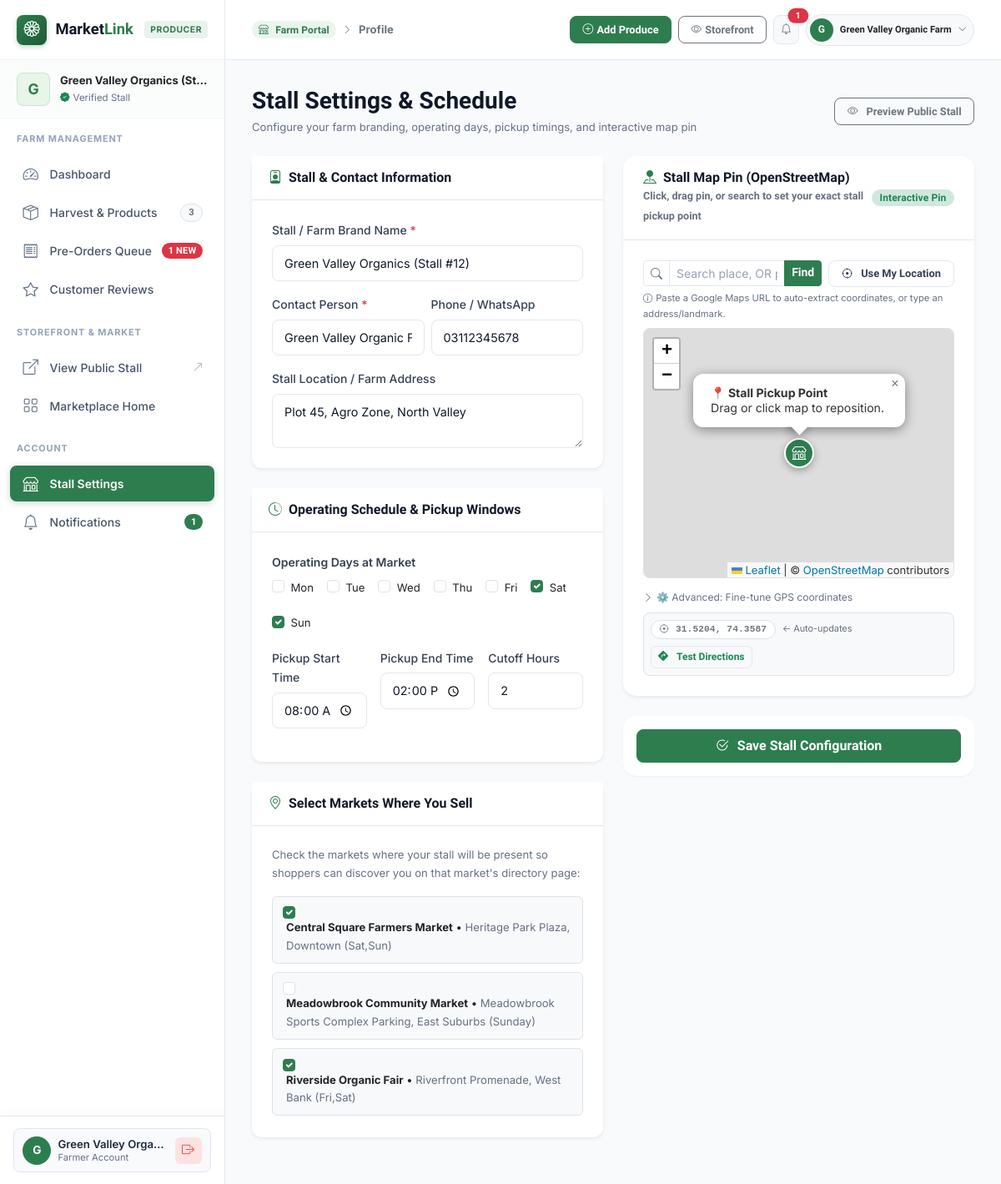
Page /farmer/profile.php (signed in) on the earlier database version.
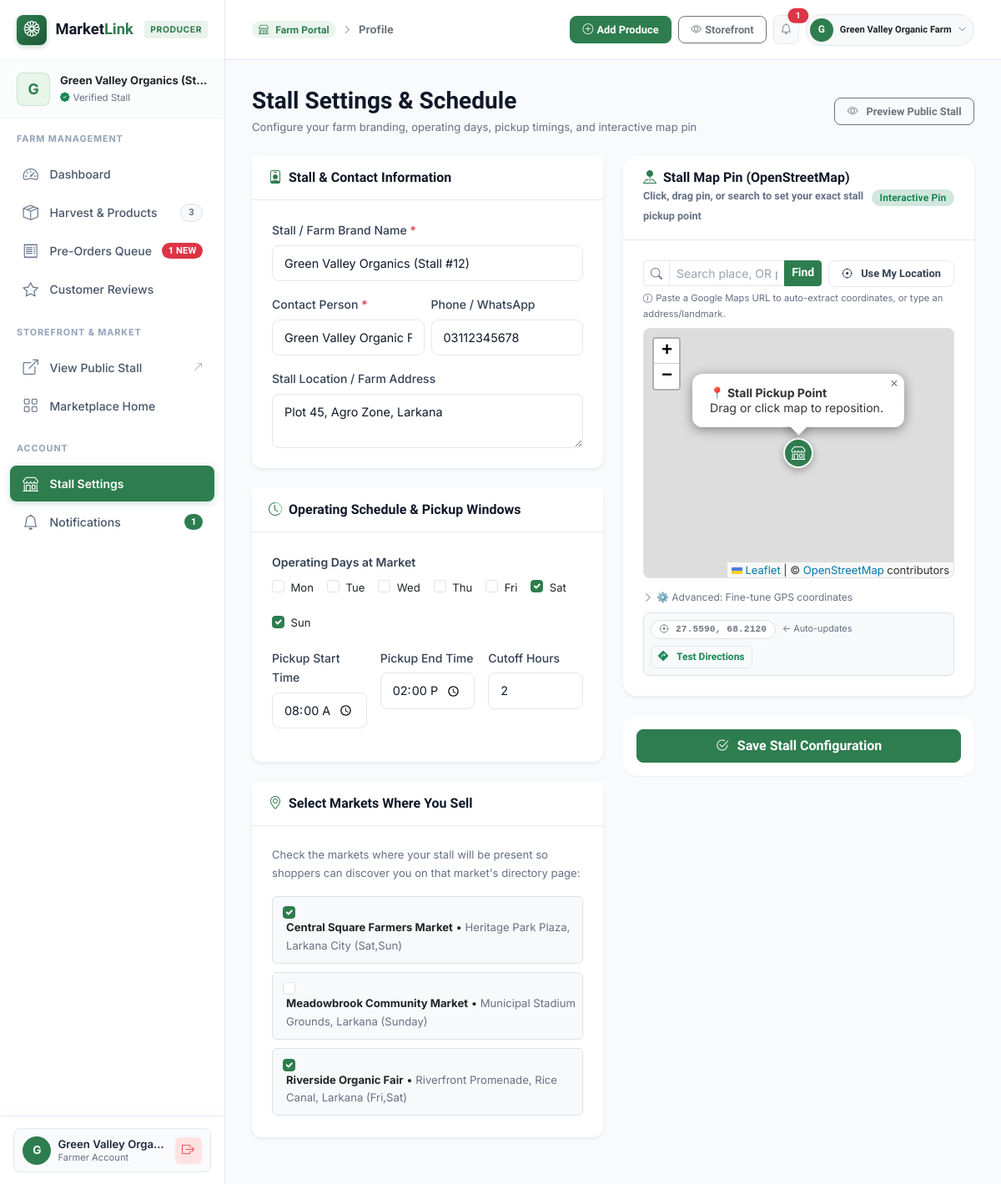
Same page on the later database version.
### tables this page shows
CREATE TABLE IF NOT EXISTS `farmer_profiles` (
    `farmer_id` INT PRIMARY KEY,
    `stall_name` VARCHAR(150) NOT NULL,
    `address` TEXT DEFAULT NULL,
    `latitude` DECIMAL(10, 8) DEFAULT NULL,
    `longitude` DECIMAL(11, 8) DEFAULT NULL,
    `operating_days` VARCHAR(100) DEFAULT NULL,
    `pickup_window_start` TIME DEFAULT NULL,
    `pickup_window_end` TIME DEFAULT NULL,
    `order_cutoff_hours` INT NOT NULL DEFAULT 2,
    CONSTRAINT `fk_farmer_profiles_user` FOREIGN KEY (`farmer_id`) REFERENCES `users` (`user_id`) ON DELETE CASCADE
);

CREATE TABLE IF NOT EXISTS `users` (
    `user_id` INT AUTO_INCREMENT PRIMARY KEY,
    `name` VARCHAR(100) NOT NULL,
    `email` VARCHAR(150) NOT NULL UNIQUE,
    `password_hash` VARCHAR(255) NOT NULL,
    `phone` VARCHAR(20) DEFAULT NULL,
    `role` ENUM('customer', 'farmer', 'admin') NOT NULL,
    `status` ENUM('active', 'suspended', 'pending') NOT NULL DEFAULT 'active',
    `created_at` DATETIME NOT NULL DEFAULT CURRENT_TIMESTAMP,
    INDEX `idx_users_role` (`role`),
    INDEX `idx_users_status` (`status`)
);

CREATE TABLE IF NOT EXISTS `markets` (
    `market_id` INT AUTO_INCREMENT PRIMARY KEY,
    `market_name` VARCHAR(150) NOT NULL,
    `address` TEXT NOT NULL,
    `latitude` DECIMAL(10, 8) DEFAULT NULL,
    `longitude` DECIMAL(11, 8) DEFAULT NULL,
    `operating_days` VARCHAR(100) DEFAULT NULL,
    `timings` VARCHAR(100) DEFAULT NULL
);

### includes/functions.php (called while the page is built, shortened)
<?php
function e($string) {
    return htmlspecialchars((string)($string ?? ''), ENT_QUOTES, 'UTF-8');
}

### farmer/profile.php (the view, shortened to what the rows shown need)
<?php
require_once __DIR__ . '/../includes/auth-check.php';
$farmer_id = get_logged_in_user_id();
$errors = [];
$user_info = null;
$farmer_profile = null;
$all_markets = [];
$attending_markets = [];
try {
    $u_stmt = $pdo->prepare("SELECT name, email, phone FROM users WHERE user_id = :uid LIMIT 1");
    $u_stmt->execute([':uid' => $farmer_id]);
    $user_info = $u_stmt->fetch();
    $p_stmt = $pdo->prepare("SELECT * FROM farmer_profiles WHERE farmer_id = :fid LIMIT 1");
    $p_stmt->execute([':fid' => $farmer_id]);
    $farmer_profile = $p_stmt->fetch();
    $m_stmt = $pdo->query("SELECT market_id, market_name, address, operating_days FROM markets ORDER BY market_name ASC");
    $all_markets = $m_stmt->fetchAll();
    $mf_stmt = $pdo->prepare("SELECT market_id FROM market_farmers WHERE farmer_id = :fid");
    $mf_stmt->execute([':fid' => $farmer_id]);
    $attending_markets = $mf_stmt->fetchAll(PDO::FETCH_COLUMN);
} catch (PDOException $e) {
    error_log("Fetch profile data error: " . $e->getMessage());
}
require_once __DIR__ . '/includes/header.php';
?>
<div class="d-flex flex-column flex-md-row justify-content-between align-items-md-center gap-3 mb-4">
    <div>
        <h1 class="h3 mb-1 fw-bold">Stall Settings & Schedule</h1>
    </div>
</div>
<form action="<?= BASE_URL ?>farmer/profile.php" method="POST" novalidate>
    <div class="row g-4">
            <div class="col-lg-6">
                <div class="card shadow-sm border-0 mb-4">
                    <div class="card-body p-4">
                        <div class="mb-3">
                            <label class="form-label" for="stall_name">Stall / Farm Brand Name <span class="text-danger">*</span></label>
                            <input type="text" class="form-control <?= isset($errors['stall_name']) ? 'is-invalid' : '' ?>" id="stall_name" name="stall_name" value="<?= e($farmer_profile['stall_name'] ?? '') ?>" required placeholder="e.g. Green Valley Organic Farm (Stall #12)">
                        </div>
                        <div class="row g-2 mb-3">
                            <div class="col-md-6">
                                <label class="form-label" for="name">Contact Person <span class="text-danger">*</span></label>
                                <input type="text" class="form-control <?= isset($errors['name']) ? 'is-invalid' : '' ?>" id="name" name="name" value="<?= e($user_info['name'] ?? '') ?>" required>
                            </div>
                            <div class="col-md-6">
                                <label class="form-label" for="phone">Phone / WhatsApp</label>
                                <input type="tel" class="form-control" id="phone" name="phone" value="<?= e($user_info['phone'] ?? '') ?>" placeholder="03001234567">
                            </div>
                        </div>
                        <div class="mb-0">
                            <label class="form-label" for="address">Stall Location / Farm Address</label>
                            <textarea class="form-control" id="address" name="address" rows="2" placeholder="e.g. Row B, Stall 12, Central Farmers Market"><?= e($farmer_profile['address'] ?? '') ?></textarea>
                        </div>
                    </div>
                </div>
                <div class="card shadow-sm border-0 mb-4">
                    <div class="card-body p-4">
                        <div class="mb-3">
                            <div class="d-flex flex-wrap gap-3">
                                <?php
                                $all_days = ['Mon', 'Tue', 'Wed', 'Thu', 'Fri', 'Sat', 'Sun'];
                                $profile_days = !empty($farmer_profile['operating_days']) ? explode(',', $farmer_profile['operating_days']) : ['Sat', 'Sun'];
                                foreach ($all_days as $d):
                                ?>
                                    <div class="form-check">
                                        <input class="form-check-input" type="checkbox" name="operating_days[]" value="<?= $d ?>" id="day_<?= $d ?>" <?= in_array($d, $profile_days) ? 'checked' : '' ?>>
                                        <label class="form-check-label small" for="day_<?= $d ?>"><?= $d ?></label>
                                    </div>
                                <?php endforeach; ?>
                            </div>
                        </div>
                        <div class="row g-3 mb-3">
                            <div class="col-md-4">
                                <label class="form-label" for="pickup_window_start">Pickup Start Time</label>
                                <input type="time" class="form-control" id="pickup_window_start" name="pickup_window_start" value="<?= e($farmer_profile['pickup_window_start'] ?? '08:00') ?>">
                            </div>
                            <div class="col-md-4">
                                <label class="form-label" for="pickup_window_end">Pickup End Time</label>
                                <input type="time" class="form-control" id="pickup_window_end" name="pickup_window_end" value="<?= e($farmer_profile['pickup_window_end'] ?? '14:00') ?>">
                            </div>
                            <div class="col-md-4">
                                <label class="form-label" for="order_cutoff_hours" title="Minimum hours required before pickup slot to pack produce">Cutoff Hours</label>
                                <input type="number" min="1" max="72" class="form-control" id="order_cutoff_hours" name="order_cutoff_hours" value="<?= e($farmer_profile['order_cutoff_hours'] ?? 2) ?>">
                            </div>
                        </div>
                    </div>
                </div>
                <div class="card shadow-sm border-0 mb-4">
                    <div class="card-body p-4">
                        <?php if (!empty($all_markets)): ?>
                            <div class="d-flex flex-column gap-2">
                                <?php foreach ($all_markets as $m): ?>
                                    <div class="form-check p-2 bg-light rounded border">
                                        <input class="form-check-input ms-1" type="checkbox" name="markets[]" value="<?= $m['market_id'] ?>" id="m_<?= $m['market_id'] ?>" <?= in_array($m['market_id'], $attending_markets) ? 'checked' : '' ?>>
                                        <label class="form-check-label ms-2 small" for="m_<?= $m['market_id'] ?>">
                                            <strong><?= e($m['market_name']) ?></strong> &bull; <span class="text-muted"><?= e($m['address']) ?> (<?= e($m['operating_days']) ?>)</span>
                                        </label>
                                    </div>
                                <?php endforeach; ?>
                            </div>
                        <?php else: ?>
                            <div class="text-muted small">No markets configured yet by administrator.</div>
                        <?php endif; ?>
                    </div>
                </div>
            </div>
            <div class="col-lg-6">
                <div class="card shadow-sm border-0 mb-4 rounded-4 overflow-hidden">
                    <div class="card-body p-4">
                        <div class="p-2 bg-light rounded-3 border d-flex justify-content-between align-items-center flex-wrap gap-2">
                            <div class="d-flex align-items-center gap-2">
                                <span class="badge bg-white text-secondary border" style="font-size:0.7rem; font-family:monospace;">
                                    <i class="bi bi-crosshair me-1"></i>
                                    <span id="stallGpsPill"><?= number_format((float)($farmer_profile['latitude'] ?? 27.5590), 4) ?>, <?= number_format((float)($farmer_profile['longitude'] ?? 68.2120), 4) ?></span>
                                </span>
                            </div>
                        </div>
                    </div>
                </div>
            </div>
        </div>
    </form>
<?php require_once __DIR__ . '/includes/footer.php'; ?>

### farmer/includes/header.php (shortened to what the rows shown need)
<?php
require_once __DIR__ . '/../../includes/auth-check.php';
require_once __DIR__ . '/../../includes/functions.php';
$farmer_id     = get_logged_in_user_id();
$farmer_name   = get_logged_in_user_name();
$sidebar_profile = null;
if (isset($pdo) && $farmer_id) {
    try {
        $u_stmt = $pdo->prepare("SELECT name, email FROM users WHERE user_id = :uid LIMIT 1");
        $u_stmt->execute([':uid' => $farmer_id]);
        $u_data = $u_stmt->fetch();
        if ($u_data && !empty($u_data['name'])) {
            $farmer_name = $u_data['name'];
        }
        $fp_stmt = $pdo->prepare("SELECT stall_name, address, operating_days FROM farmer_profiles WHERE farmer_id = :fid LIMIT 1");
        $fp_stmt->execute([':fid' => $farmer_id]);
        $sidebar_profile = $fp_stmt->fetch();
    } catch (PDOException $e) {
        error_log("Farmer sidebar metrics query error: " . $e->getMessage());
    }
}
$stall_display_name = !empty($sidebar_profile['stall_name']) ? $sidebar_profile['stall_name'] : ($farmer_name ? $farmer_name . "'s Farm" : 'My Farm Stall');
$stall_initial = strtoupper(mb_substr($stall_display_name, 0, 1));
$user_initial = $farmer_name ? strtoupper(mb_substr($farmer_name, 0, 1)) : 'F';
?>
<!DOCTYPE html>
<html lang="en">
<head>
    <link href="https://cdn.jsdelivr.net/npm/bootstrap@5.3.3/dist/css/bootstrap.min.css" rel="stylesheet">
    <link rel="stylesheet" href="https://cdn.jsdelivr.net/npm/bootstrap-icons@1.11.3/font/bootstrap-icons.min.css">
    <link rel="stylesheet" href="https://unpkg.com/leaflet@1.9.4/dist/leaflet.css">
    <link rel="stylesheet" href="<?= ASSETS_URL ?>css/style.css?v=<?= time() ?>">
</head>
<body class="bg-light">
<div class="farmer-app-wrapper">
    <aside class="farmer-sidebar" id="farmerSidebar">
        <div class="farmer-stall-banner">
            <div class="farmer-stall-avatar"><?= e($stall_initial) ?></div>
            <div style="min-width: 0; flex: 1 1 0%; overflow: hidden;">
                <div class="fw-bold small text-dark text-truncate" title="<?= e($stall_display_name) ?>">
                    <?= e($stall_display_name) ?>
                </div>
                <div class="d-flex align-items-center gap-1 text-muted text-truncate" style="font-size: 0.72rem;">
                    <i class="bi bi-patch-check-fill text-success flex-shrink-0"></i>
                    <span class="text-truncate">Verified Stall</span>
                </div>
            </div>
        </div>
        <div class="farmer-sidebar-footer">
            <div class="farmer-user-chip">
                <div class="d-flex align-items-center gap-2" style="min-width: 0; flex: 1 1 0%; overflow: hidden;">
                    <div class="farmer-user-avatar"><?= e($user_initial) ?></div>
                    <div style="min-width: 0; flex: 1 1 0%; overflow: hidden;">
                        <div class="farmer-user-name text-truncate" title="<?= e($farmer_name) ?>"><?= e($farmer_name) ?></div>
                        <div class="farmer-user-role text-muted text-truncate">Farmer Account</div>
                    </div>
                </div>
            </div>
        </div>
    </aside>
    <div class="farmer-main-wrapper">
        <header class="farmer-topbar">
            <div class="d-flex align-items-center gap-2">
                <div class="dropdown">
                    <button class="btn btn-light btn-sm border d-flex align-items-center gap-2 p-1 pe-2 rounded-pill" type="button" data-bs-toggle="dropdown" aria-expanded="false">
                        <div class="user-avatar" style="width: 28px; height: 28px; font-size: 0.75rem;"><?= e($user_initial) ?></div>
                        <span class="small fw-semibold d-none d-sm-inline text-dark"><?= e($farmer_name) ?></span>
                        <i class="bi bi-chevron-down small text-muted" style="font-size: 0.65rem;"></i>
                    </button>
                </div>
            </div>
        </header>
        <main class="farmer-content-body">

Differences in the rows shown:
changed farmer_profiles "Green Valley Organics (Stall #12)": address "Plot 45, Agro Zone, North Valley" → "Plot 45, Agro Zone, Larkana"; latitude "31.5204" → "27.5590"; longitude "74.3587" → "68.2120"
changed markets "Central Square Farmers Market": address "Heritage Park Plaza, Downtown" → "Heritage Park Plaza, Larkana City"
changed markets "Meadowbrook Community Market": address "Meadowbrook Sports Complex Parking, East Suburbs" → "Municipal Stadium Grounds, Larkana"
changed markets "Riverside Organic Fair": address "Riverfront Promenade, West Bank" → "Riverfront Promenade, Rice Canal, Larkana"
